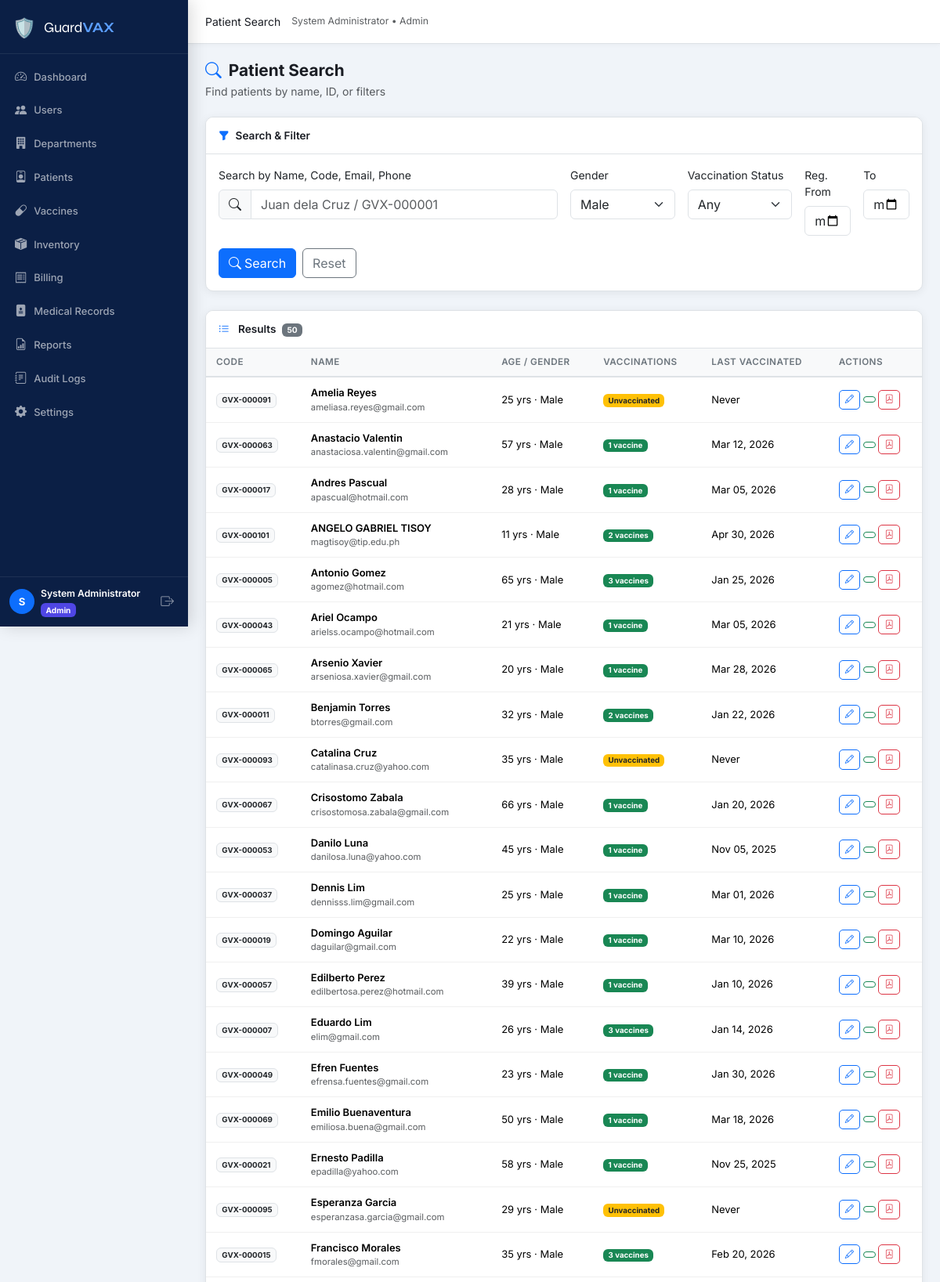
Screenshot of /nurse/search.php?gender=Male (signed in, upper part) with the database file from the repository.
### tables this page shows
CREATE TABLE `users` (
  `id` int(10) UNSIGNED NOT NULL,
  `name` varchar(150) NOT NULL,
  `email` varchar(150) NOT NULL,
  `password` varchar(255) NOT NULL,
  `role_id` int(10) UNSIGNED NOT NULL,
  `department_id` int(10) UNSIGNED DEFAULT NULL,
  `status` enum('active','inactive','pending') NOT NULL DEFAULT 'pending',
  `email_verified` tinyint(1) NOT NULL DEFAULT 0,
  `created_at` datetime NOT NULL DEFAULT current_timestamp(),
  `updated_at` datetime NOT NULL DEFAULT current_timestamp() ON UPDATE current_timestamp()
);

CREATE TABLE `roles` (
  `id` int(10) UNSIGNED NOT NULL,
  `name` varchar(50) NOT NULL,
  `label` varchar(100) NOT NULL
);

CREATE TABLE `patients` (
  `id` int(10) UNSIGNED NOT NULL,
  `user_id` int(10) UNSIGNED NOT NULL,
  `patient_code` varchar(20) NOT NULL,
  `date_of_birth` date NOT NULL,
  `gender` enum('Male','Female','Other') NOT NULL,
  `blood_type` varchar(5) DEFAULT NULL,
  `address` text DEFAULT NULL,
  `phone` varchar(20) DEFAULT NULL,
  `emergency_contact_name` varchar(150) DEFAULT NULL,
  `emergency_contact_phone` varchar(20) DEFAULT NULL,
  `allergies` text DEFAULT NULL,
  `notes` text DEFAULT NULL,
  `registered_by` int(10) UNSIGNED DEFAULT NULL,
  `created_at` datetime NOT NULL DEFAULT current_timestamp(),
  `updated_at` datetime NOT NULL DEFAULT current_timestamp() ON UPDATE current_timestamp()
);

### config/db.php (called while the page is built, shortened)
<?php
function db(): PDO {
    static $pdo = null;
    if ($pdo === null) {
        $dsn = sprintf(
            'mysql:host=%s;port=%s;dbname=%s;charset=%s',
            DB_HOST, DB_PORT, DB_NAME, DB_CHARSET
        );
        $options = [
            PDO::ATTR_ERRMODE            => PDO::ERRMODE_EXCEPTION,
            PDO::ATTR_DEFAULT_FETCH_MODE => PDO::FETCH_ASSOC,
            PDO::ATTR_EMULATE_PREPARES   => false,
        ];
        try {
            $pdo = new PDO($dsn, DB_USER, DB_PASS, $options);
            $offset = (new DateTime())->format('P');
            $pdo->exec("SET time_zone='{$offset}'");
        } catch (PDOException $e) {
            die('<div style="padding:2rem;color:red;font-family:monospace">
                <strong>Database Connection Error:</strong> ' . htmlspecialchars($e->getMessage()) . '
            </div>');
        }
    }
    return $pdo;
}

### includes/functions.php (called while the page is built, shortened)
<?php
require_once __DIR__ . '/../config/db.php';
function isLoggedIn(): bool
{
    return isset($_SESSION['user_id']) && !empty($_SESSION['user_id']);
}
function getCurrentUser(): ?array
{
    $stmt = db()->prepare('SELECT u.*, r.name AS role_name FROM users u JOIN roles r ON r.id = u.role_id WHERE u.id = ?');
    $stmt->execute([$_SESSION['user_id']]);
    return $stmt->fetch() ?: null;
}
function sanitize(string $value): string
{
    return htmlspecialchars(trim($value), ENT_QUOTES, 'UTF-8');
}
function formatDate(string $date, string $format = 'M d, Y'): string
{
    return $date ? date($format, strtotime($date)) : 'N/A';
}
function calculateAge(string $dob): int
{
    return (int) date_diff(date_create($dob), date_create('today'))->y;
}

### includes/auth.php (called while the page is built, shortened)
<?php
require_once __DIR__ . '/functions.php';
function guard(string ...$allowedRoles): array
{
    $user = getCurrentUser();
    return $user;
}

### nurse/search.php (the view, shortened to what this page needs)
<?php
require_once __DIR__ . '/../includes/auth.php';
require_once __DIR__ . '/../includes/layout.php';
$user = guard('nurse', 'admin');
$q          = sanitize($_GET['q'] ?? '');
$gender     = sanitize($_GET['gender'] ?? '');
$vaccStatus = sanitize($_GET['vacc_status'] ?? '');
$dateFrom   = $_GET['date_from'] ?? '';
$dateTo     = $_GET['date_to'] ?? '';
$results = [];
$searched = false;
if ($q || $gender || $vaccStatus || $dateFrom || $dateTo) {
    $searched = true;
    $where    = '1=1';
    $params   = [];
    if ($gender) { $where .= ' AND p.gender = ?'; $params[] = $gender; }
    $sql = "SELECT p.*, u.name, u.email,
            (SELECT COUNT(*) FROM vaccinations v WHERE v.patient_id = p.id) AS vacc_count,
            (SELECT MAX(date_given) FROM vaccinations v WHERE v.patient_id = p.id) AS last_vacc
            FROM patients p JOIN users u ON u.id = p.user_id
            WHERE {$where}
            ORDER BY u.name ASC LIMIT 50";
    $stmt = db()->prepare($sql);
    $stmt->execute($params);
    $results = $stmt->fetchAll();
}
?>
<?php renderHead('Patient Search'); ?>
<?php renderNav($user); ?>
<?php renderPageHeader('Patient Search', 'Find patients by name, ID, or filters', 'search'); ?>
<div class="card card-gvx mb-4">
  <div class="card-header-gvx"><i class="bi bi-funnel-fill me-2 text-primary"></i>Search & Filter</div>
  <div class="card-body">
    <form method="GET">
      <div class="row g-3">
        <div class="col-md-6">
          <label class="form-label">Search by Name, Code, Email, Phone</label>
          <div class="input-group">
            <span class="input-group-text"><i class="bi bi-search"></i></span>
            <input type="text" name="q" class="form-control" placeholder="Juan dela Cruz / GVX-000001" value="<?= sanitize($q) ?>">
          </div>
        </div>
        <div class="col-md-2">
          <label class="form-label">Gender</label>
          <select name="gender" class="form-select">
            <option value="Male"   <?= $gender==='Male'   ?'selected':'' ?>>Male</option>
          </select>
        </div>
        <div class="col-md-2">
          <label class="form-label">Vaccination Status</label>
          <select name="vacc_status" class="form-select">
            <option value="">Any</option>
          </select>
        </div>
        <div class="col-md-1">
          <label class="form-label">Reg. From</label>
          <input type="date" name="date_from" class="form-control" value="<?= sanitize($dateFrom) ?>">
        </div>
        <div class="col-md-1">
          <label class="form-label">To</label>
          <input type="date" name="date_to" class="form-control" value="<?= sanitize($dateTo) ?>">
        </div>
        <div class="col-12 d-flex gap-2">
          <button type="submit" class="btn btn-primary"><i class="bi bi-search me-1"></i>Search</button>
          <a href="<?= SITE_URL ?>/nurse/search.php" class="btn btn-outline-secondary">Reset</a>
        </div>
      </div>
    </form>
  </div>
</div>
<?php if ($searched): ?>
<div class="card card-gvx">
  <div class="card-header-gvx">
    <i class="bi bi-list-ul me-2 text-primary"></i>
    Results <span class="badge bg-secondary ms-1"><?= count($results) ?></span>
  </div>
  <div class="table-responsive">
    <table class="table table-gvx mb-0">
      <thead><tr>
        <th>Code</th><th>Name</th><th>Age / Gender</th><th>Vaccinations</th><th>Last Vaccinated</th><th>Actions</th>
      </tr></thead>
      <tbody>
        <?php foreach ($results as $r): ?>
        <tr>
          <td><span class="badge bg-light text-dark border"><?= sanitize($r['patient_code']) ?></span></td>
          <td>
            <div class="fw-semibold"><?= sanitize($r['name']) ?></div>
            <div class="text-muted small"><?= sanitize($r['email']) ?></div>
          </td>
          <td><?= calculateAge($r['date_of_birth']) ?> yrs · <?= sanitize($r['gender']) ?></td>
          <td>
            <?php if ($r['vacc_count'] > 0): ?>
              <span class="badge bg-success"><?= $r['vacc_count'] ?> vaccine<?= $r['vacc_count'] > 1 ? 's' : '' ?></span>
            <?php else: ?>
              <span class="badge bg-warning text-dark">Unvaccinated</span>
            <?php endif; ?>
          </td>
          <td><?= $r['last_vacc'] ? formatDate($r['last_vacc']) : 'Never' ?></td>
          <td>
            <a href="<?= SITE_URL ?>/nurse/patients.php?edit=<?= $r['id'] ?>" class="btn btn-xs btn-outline-primary"><i class="bi bi-pencil"></i></a>
            <a href="<?= SITE_URL ?>/nurse/vaccinations.php?patient_id=<?= $r['id'] ?>" class="btn btn-xs btn-outline-success"><i class="bi bi-syringe"></i></a>
            <a href="<?= SITE_URL ?>/reports/patient_report.php?patient_id=<?= $r['id'] ?>" target="_blank" class="btn btn-xs btn-outline-danger"><i class="bi bi-file-pdf"></i></a>
          </td>
        </tr>
        <?php endforeach; ?>
      </tbody>
    </table>
  </div>
</div>
<?php endif; ?>
<?php renderFooter(); ?>

### includes/layout.php (shortened to what this page needs)
<?php
function renderHead(string $title, array $extraCss = []): void
{
    $siteName = SITE_NAME;
    $siteUrl  = SITE_URL;
    echo <<<HTML
<!DOCTYPE html>
<html lang="en">
<head>
  <meta charset="UTF-8">
  <meta name="viewport" content="width=device-width, initial-scale=1.0">
  <title>{$title} — {$siteName}</title>
  <link rel="stylesheet" href="https://cdn.jsdelivr.net/npm/bootstrap@5.3.2/dist/css/bootstrap.min.css">
  <link rel="stylesheet" href="https://cdn.jsdelivr.net/npm/bootstrap-icons@1.11.3/font/bootstrap-icons.min.css">
  <link rel="preconnect" href="https://fonts.googleapis.com">
  <link href="https://fonts.googleapis.com/css2?family=Inter:wght@300;400;500;600;700&family=Syne:wght@700;800&display=swap" rel="stylesheet">
  <link rel="stylesheet" href="{$siteUrl}/assets/css/style.css">
HTML;
    echo "</head>\n<body>\n";
}
function renderNav(array $user): void
{
    $role    = $user['role_name'];
    $name    = htmlspecialchars($user['name']);
    $roleLabel = ucfirst($role);
    $siteUrl = SITE_URL;
    $current = $_SERVER['REQUEST_URI'];
    $links = '';
    foreach ($navLinks as $link) {
        $active = str_contains($current, $link['href']) ? 'active' : '';
        $links .= <<<HTML
        <li class="nav-item">
          <a class="nav-link {$active}" href="{$siteUrl}{$link['href']}">
            <i class="bi bi-{$link['icon']}"></i>
            <span>{$link['label']}</span>
          </a>
        </li>
HTML;
    }
    echo <<<HTML
<div class="gvx-wrapper">
<aside class="gvx-sidebar" id="gvxSidebar">
  <div class="sidebar-brand">
    <span class="brand-icon">🛡️</span>
    <span class="brand-name">Guard<strong>VAX</strong></span>
  </div>
  <nav class="sidebar-nav">
    <ul class="nav flex-column">
      {$links}
    </ul>
  </nav>
  <div class="sidebar-footer">
    <div class="user-pill">
      <div class="user-avatar">{$name[0]}</div>
      <div class="user-info">
        <div class="user-name">{$name}</div>
        <div class="user-role badge bg-role-{$role}">{$roleLabel}</div>
      </div>
    </div>
    <a href="{$siteUrl}/auth/logout.php" class="btn-logout" title="Logout">
      <i class="bi bi-box-arrow-right"></i>
    </a>
  </div>
</aside>
<main class="gvx-main">
  <header class="gvx-topbar">
    <button class="sidebar-toggle d-lg-none" onclick="document.getElementById('gvxSidebar').classList.toggle('show')">
      <i class="bi bi-list"></i>
    </button>
    <div class="topbar-title" id="pageTitle"></div>
    <div class="topbar-actions">
      <span class="text-muted small d-none d-md-block">{$name} &bull; {$roleLabel}</span>
    </div>
  </header>
  <div class="gvx-content">
HTML;
}
function renderFooter(): void
{
    $siteUrl = SITE_URL;
    echo <<<HTML
  </div>
</main>
</div>
<script src="https://cdn.jsdelivr.net/npm/bootstrap@5.3.2/dist/js/bootstrap.bundle.min.js"></script>
<script src="https://cdn.jsdelivr.net/npm/chart.js@4.4.0/dist/chart.umd.min.js"></script>
<script src="https://cdn.jsdelivr.net/npm/sweetalert2@11"></script>
<script src="{$siteUrl}/assets/js/main.js"></script>
</body>
</html>
HTML;
}
function renderPageHeader(string $title, string $subtitle = '', string $icon = 'clipboard2-pulse'): void
{
    echo <<<HTML
    <div class="page-header">
      <div>
        <h1 class="page-title"><i class="bi bi-{$icon}"></i> {$title}</h1>
        <p class="page-subtitle text-muted mb-0">{$subtitle}</p>
      </div>
    </div>
HTML;
}

### assets/css/style.css (style rules this page uses)
:root { --gvx-primary: #0d6efd; --gvx-primary-dark: #0a58ca; --gvx-sidebar-bg: #0b1f45; --gvx-sidebar-w: 240px; --gvx-topbar-h: 56px; --gvx-content-bg: #f0f4f9; --gvx-card-bg: #ffffff; --gvx-border: #dee2e6; --gvx-text: #1a1d24; --gvx-muted: #6c757d; --gvx-radius: 10px; --gvx-shadow: 0 2px 12px rgba(0,0,0,.07); --gvx-transition: .22s ease; }
*, *::before, *::after { box-sizing: border-box; }
body { font-family: 'Inter', system-ui, sans-serif; font-size: .875rem; color: var(--gvx-text); background: var(--gvx-content-bg); overflow-x: hidden; }
.gvx-wrapper { display: flex; min-height: 100vh; }
.gvx-sidebar { width: var(--gvx-sidebar-w); height: 100vh; background: var(--gvx-sidebar-bg); display: flex; flex-direction: column; position: fixed; top: 0; left: 0; z-index: 1050; transition: transform var(--gvx-transition); box-shadow: 4px 0 20px rgba(0,0,0,.15); overflow: hidden; }
.sidebar-brand { padding: 18px 16px 14px; display: flex; align-items: center; gap: 10px; border-bottom: 1px solid rgba(255,255,255,.08); flex-shrink: 0; }
.brand-icon { font-size: 1.5rem; }
.brand-name { font-family: 'Syne', sans-serif; font-size: 1.15rem; color: #fff; letter-spacing: -.3px; }
.brand-name strong { color: #5b9eff; }
.sidebar-nav { flex: 1; padding: 8px 0; overflow-y: auto; overflow-x: hidden; scrollbar-width: thin; scrollbar-color: rgba(255,255,255,.15) transparent; }
.sidebar-nav .nav-item { margin: 2px 8px; }
.sidebar-nav .nav-link { display: flex; align-items: center; gap: 9px; padding: 8px 11px; border-radius: 7px; color: rgba(255,255,255,.6); font-size: .81rem; font-weight: 500; transition: background var(--gvx-transition), color var(--gvx-transition); text-decoration: none; white-space: nowrap; }
.sidebar-nav .nav-link i { font-size: .95rem; flex-shrink: 0; }
.sidebar-footer { padding: 12px 12px; border-top: 1px solid rgba(255,255,255,.08); display: flex; align-items: center; gap: 8px; flex-shrink: 0; background: var(--gvx-sidebar-bg); }
.user-pill { display: flex; align-items: center; gap: 8px; flex: 1; min-width: 0; }
.user-avatar { width: 32px; height: 32px; border-radius: 50%; background: var(--gvx-primary); color: #fff; font-size: .82rem; font-weight: 700; display: flex; align-items: center; justify-content: center; flex-shrink: 0; }
.user-info { min-width: 0; }
.user-name { color: #fff; font-size: .76rem; font-weight: 600; white-space: nowrap; overflow: hidden; text-overflow: ellipsis; }
.user-role { font-size: .63rem; }
.btn-logout { color: rgba(255,255,255,.5); font-size: 1.05rem; padding: 4px 6px; border-radius: 6px; transition: color .2s, background .2s; text-decoration: none; flex-shrink: 0; }
.gvx-main { flex: 1; margin-left: var(--gvx-sidebar-w); display: flex; flex-direction: column; min-height: 100vh; }
.gvx-topbar { height: var(--gvx-topbar-h); background: #fff; border-bottom: 1px solid var(--gvx-border); display: flex; align-items: center; padding: 0 22px; gap: 14px; position: sticky; top: 0; z-index: 100; box-shadow: 0 1px 6px rgba(0,0,0,.04); }
.gvx-content { padding: 22px; flex: 1; }
.page-header { display: flex; align-items: flex-start; justify-content: space-between; margin-bottom: 22px; }
.page-title { font-size: 1.3rem; font-weight: 700; color: var(--gvx-text); margin: 0 0 3px; display: flex; align-items: center; gap: 9px; }
.page-title i { color: var(--gvx-primary); }
.card-gvx { border: 1px solid var(--gvx-border); border-radius: var(--gvx-radius); box-shadow: var(--gvx-shadow); background: var(--gvx-card-bg); overflow: hidden; }
.card-header-gvx { padding: 13px 16px; background: #fff; border-bottom: 1px solid var(--gvx-border); font-weight: 600; font-size: .85rem; color: var(--gvx-text); }
.table-gvx { font-size: .81rem; }
.table-gvx thead th { background: #f8f9fa; color: var(--gvx-muted); font-weight: 600; font-size: .73rem; text-transform: uppercase; letter-spacing: .04em; padding: 9px 13px; border-bottom: 2px solid var(--gvx-border); white-space: nowrap; }
.table-gvx tbody td { padding: 10px 13px; vertical-align: middle; border-bottom: 1px solid #f0f0f0; }
.btn-xs { padding: 3px 7px; font-size: .71rem; border-radius: 5px; line-height: 1.5; }
.bg-role-admin { background: #4f46e5 !important; }

### rows the page displays
users: name "S", name "System Administrator", role.name "Admin"
patients: patient_code "GVX-000091", user.name "Amelia Reyes", user.email "ameliasa.reyes@gmail.com", date_of_birth "25", gender "Male", shows "Unvaccinated", shows "Never"
patients: patient_code "GVX-000063", user.name "Anastacio Valentin", user.email "anastaciosa.valentin@gmail.com", date_of_birth "57", gender "Male", vacc_count "1", last_vacc "Mar 12, 2026"
patients: patient_code "GVX-000017", user.name "Andres Pascual", user.email "apascual@hotmail.com", date_of_birth "28", gender "Male", vacc_count "1", last_vacc "Mar 05, 2026"
patients: patient_code "GVX-000101", user.name "ANGELO GABRIEL TISOY", user.email "magtisoy@tip.edu.ph", date_of_birth "11", gender "Male", vacc_count "2", last_vacc "Apr 30, 2026"
patients: patient_code "GVX-000005", user.name "Antonio Gomez", user.email "agomez@hotmail.com", date_of_birth "65", gender "Male", vacc_count "3", last_vacc "Jan 25, 2026"
patients: patient_code "GVX-000043", user.name "Ariel Ocampo", user.email "arielss.ocampo@hotmail.com", date_of_birth "21", gender "Male", vacc_count "1", last_vacc "Mar 05, 2026"
patients: patient_code "GVX-000065", user.name "Arsenio Xavier", user.email "arseniosa.xavier@gmail.com", date_of_birth "20", gender "Male", vacc_count "1", last_vacc "Mar 28, 2026"
patients: patient_code "GVX-000011", user.name "Benjamin Torres", user.email "btorres@gmail.com", date_of_birth "32", gender "Male", vacc_count "2", last_vacc "Jan 22, 2026"
patients: patient_code "GVX-000093", user.name "Catalina Cruz", user.email "catalinasa.cruz@yahoo.com", date_of_birth "35", gender "Male", shows "Unvaccinated", shows "Never"
patients: patient_code "GVX-000067", user.name "Crisostomo Zabala", user.email "crisostomosa.zabala@gmail.com", date_of_birth "66", gender "Male", vacc_count "1", last_vacc "Jan 20, 2026"
patients: patient_code "GVX-000053", user.name "Danilo Luna", user.email "danilosa.luna@yahoo.com", date_of_birth "45", gender "Male", vacc_count "1", last_vacc "Nov 05, 2025"
patients: patient_code "GVX-000037", user.name "Dennis Lim", user.email "dennisss.lim@gmail.com", date_of_birth "25", gender "Male", vacc_count "1", last_vacc "Mar 01, 2026"
patients: patient_code "GVX-000019", user.name "Domingo Aguilar", user.email "daguilar@gmail.com", date_of_birth "22", gender "Male", vacc_count "1", last_vacc "Mar 10, 2026"
patients: patient_code "GVX-000057", user.name "Edilberto Perez", user.email "edilbertosa.perez@hotmail.com", date_of_birth "39", gender "Male", vacc_count "1", last_vacc "Jan 10, 2026"
patients: patient_code "GVX-000007", user.name "Eduardo Lim", user.email "elim@gmail.com", date_of_birth "26", gender "Male", vacc_count "3", last_vacc "Jan 14, 2026"
patients: patient_code "GVX-000049", user.name "Efren Fuentes", user.email "efrensa.fuentes@gmail.com", date_of_birth "23", gender "Male", vacc_count "1", last_vacc "Jan 30, 2026"
patients: patient_code "GVX-000069", user.name "Emilio Buenaventura", user.email "emiliosa.buena@gmail.com", date_of_birth "50", gender "Male", vacc_count "1", last_vacc "Mar 18, 2026"
patients: patient_code "GVX-000021", user.name "Ernesto Padilla", user.email "epadilla@yahoo.com", date_of_birth "58", gender "Male", vacc_count "1", last_vacc "Nov 25, 2025"
patients: patient_code "GVX-000095", user.name "Esperanza Garcia", user.email "esperanzasa.garcia@gmail.com", date_of_birth "29", gender "Male", shows "Unvaccinated", shows "Never"
patients: patient_code "GVX-000015", user.name "Francisco Morales", user.email "fmorales@gmail.com", date_of_birth "35", gender "Male", vacc_count "3", last_vacc "Feb 20, 2026"

### other values shown
$link['label'] "Dashboard"
$link['label'] "Users"
$link['label'] "Departments"
$link['label'] "Patients"
$link['label'] "Vaccines"
$link['label'] "Inventory"
$link['label'] "Billing"
$link['label'] "Medical Records"
$link['label'] "Reports"
$link['label'] "Audit Logs"
$link['label'] "Settings"
$title "Patient Search"
$subtitle "Find patients by name, ID, or filters"
count($results) "50"
